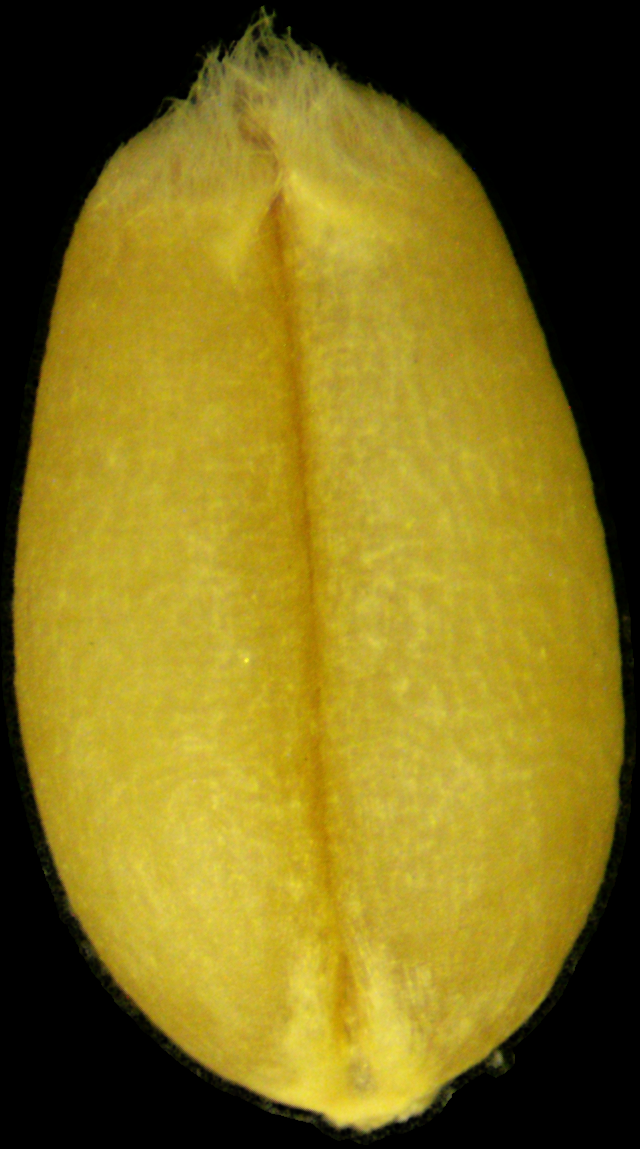
#> input picture datasets/examples/CX186/CX186_0004.png, 640 x 1149 px
$ python resize_process.py --dir ../../../datasets/examples/CX186
#> lines starting #> are read from the running program, lines starting #| are printed output that depends on the picture; after the words box and inside, x2 and y2 are one past the last pixel; in counts of white or black regions, pixels touching at a corner belong together
import cv2
import numpy as np
from pathlib import Path
import time
import os
from concurrent.futures import ProcessPoolExecutor, as_completed
from skimage import filters, morphology, measure, segmentation, feature
from scipy import ndimage as ndi
from tqdm.auto import tqdm


def imread_unicode(path: Path) -> np.ndarray | None:
	"""通过 np.fromfile + cv2.imdecode 解决 Windows 非 ASCII 路径读取问题"""
	try:
		data = np.fromfile(str(path), dtype=np.uint8)
		if data.size == 0:
			return None
		return cv2.imdecode(data, cv2.IMREAD_COLOR)
#> returned value is the input picture: shape (1149, 640, 3); mean B, G, R 25.6, 109.6, 126.9
	except Exception:
		return None


def imwrite_unicode(path: Path, image: np.ndarray) -> bool:
	"""通过 cv2.imencode + tofile 写入非 ASCII 路径"""
	ext = path.suffix if path.suffix else ".png"
	ok, buf = cv2.imencode(ext, image)
	if not ok:
		return False
	try:
		buf.tofile(str(path))
		return True
	except Exception:
		return False


def crop_to_foreground(bgr_img: np.ndarray, black_threshold: int = 15, padding: int = 5) -> np.ndarray:
	"""
	裁剪到前景区域，去除黑色背景，保留小麦主体。
	通过亮度阈值找到非黑像素的包围盒并裁剪。
	"""
	gray = cv2.cvtColor(bgr_img, cv2.COLOR_BGR2GRAY)
	mask = (gray > black_threshold).astype(np.uint8)
	ys, xs = np.where(mask > 0)
	if ys.size == 0 or xs.size == 0:
		return bgr_img
	y1, y2 = int(ys.min()), int(ys.max())
	x1, x2 = int(xs.min()), int(xs.max())
	h, w = bgr_img.shape[:2]
	x1 = max(0, x1 - padding)
	y1 = max(0, y1 - padding)
	x2 = min(w, x2 + 1 + padding)
	y2 = min(h, y2 + 1 + padding)
	return bgr_img[y1:y2, x1:x2].copy()


def remove_background_with_steps(bgr_img: np.ndarray, bg_color: tuple = (0, 0, 0), save_steps: bool = False) -> tuple:
	"""
	小麦背景去除流程（Alpha Matting 版）
	三区域 Trimap + 亮度Alpha，完整保留芒/刷毛等细小特征

	返回: (final_result, steps_dict)
	"""
#> called with bg_color = (0, 0, 0), save_steps = False
	h, w = bgr_img.shape[:2]
#> h = 1149; w = 640
	steps = {}

	# ========== 步骤1: 原始图像 ==========
	steps['01_original'] = bgr_img.copy()

	# ========== 步骤2: 多通道特征图 ==========
	hsv = cv2.cvtColor(bgr_img, cv2.COLOR_BGR2HSV)
#> hsv: shape (1149, 640, 3); mean H, S, V 18.8, 150.8, 127
	_, S, V = cv2.split(hsv)
	gray = cv2.cvtColor(bgr_img, cv2.COLOR_BGR2GRAY)

	v_norm = V.astype(np.float32) / 255.0
	gray_norm = gray.astype(np.float32) / 255.0
	s_norm = S.astype(np.float32) / 255.0

	feature_map = 0.5 * v_norm + 0.3 * gray_norm + 0.2 * s_norm
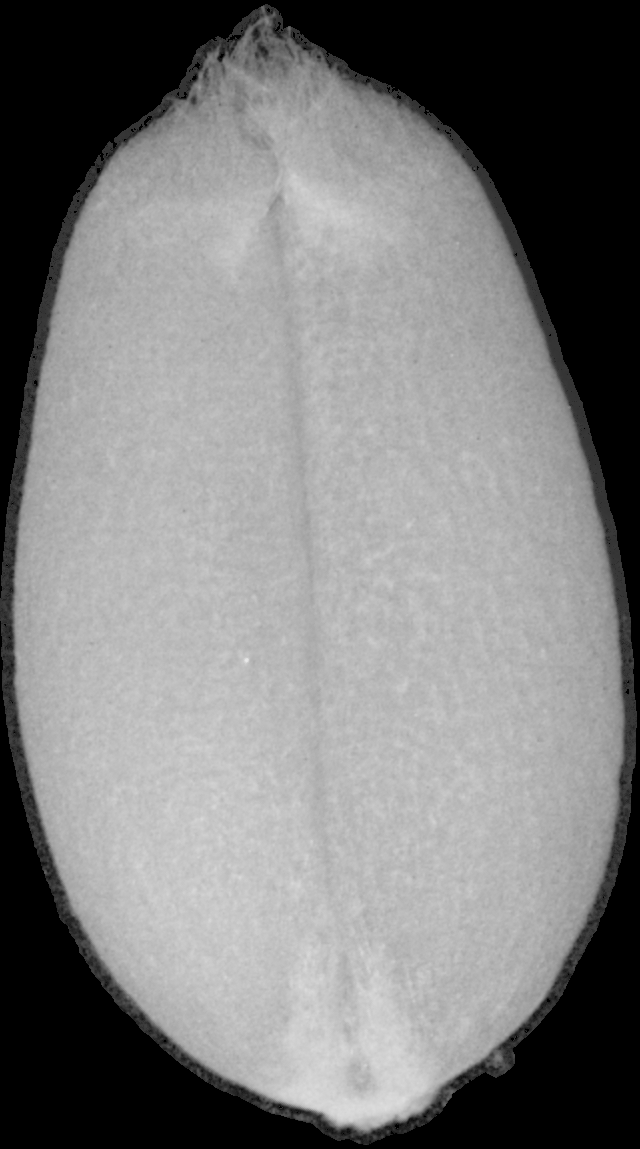
#> feature_map: shape (1149, 640) float32; min 0, max 0.918, mean 0.491

	try:
		otsu_thresh = filters.threshold_otsu(feature_map)
#> otsu_thresh = 0.364
	except Exception:
		otsu_thresh = 0.3

	high_thresh = otsu_thresh * 0.8
#> high_thresh = 0.291
	low_thresh = otsu_thresh * 0.2
#> low_thresh = 0.0728

	binary_mask = (feature_map > high_thresh).astype(np.uint8) * 255
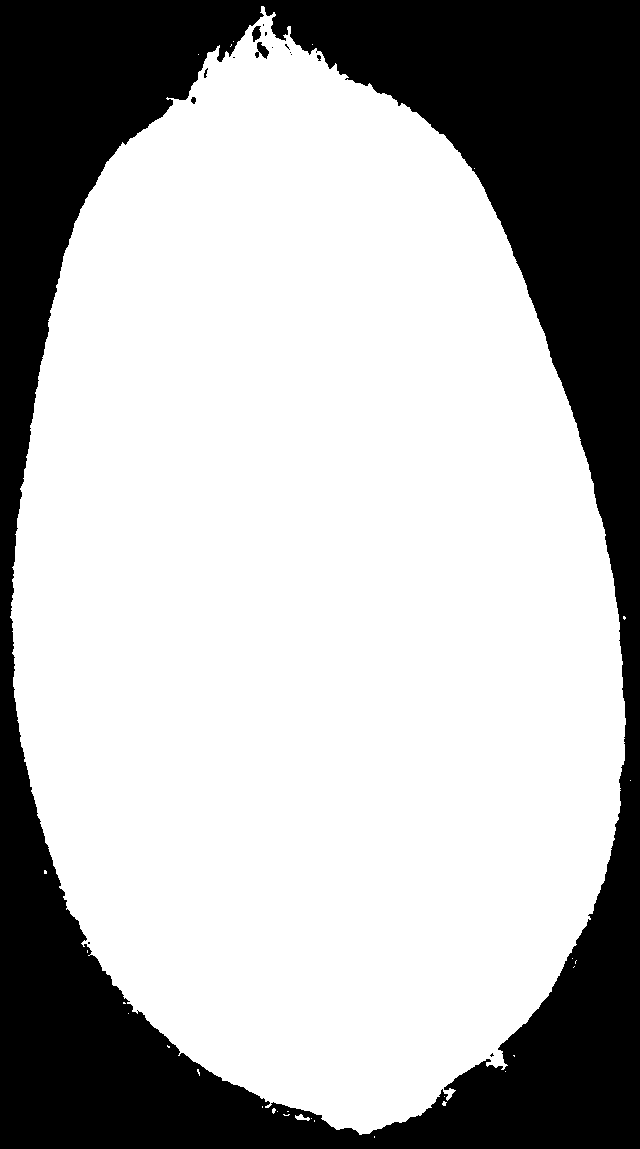
#> binary_mask: shape (1149, 640); 69.4% white; 15 black regions (10 under 20 px), largest, box (x1, y1, x2, y2) and area: (0, 0, 640, 1149) 224840, (255, 42, 269, 59) 130, (252, 26, 261, 42) 99, (191, 97, 196, 104) 27, (204, 68, 208, 78) 21
	steps['02_binary_mask'] = binary_mask

	# ========== 步骤3: 极轻量形态学（仅填孔，不磨边）==========
	min_area = int(h * w * 0.0003)
#> min_area = 220
	cleaned = morphology.remove_small_objects(binary_mask > 0, min_size=min_area)
	cleaned_u8 = cleaned.astype(np.uint8) * 255

	kernel = cv2.getStructuringElement(cv2.MORPH_ELLIPSE, (3, 3))
	closed = cv2.morphologyEx(cleaned_u8, cv2.MORPH_CLOSE, kernel, iterations=1)
#> closed: shape (1149, 640); 69.4% white; 9 black regions (5 under 20 px), largest, box (x1, y1, x2, y2) and area: (0, 0, 640, 1149) 224926, (257, 42, 269, 58) 107, (252, 26, 261, 41) 94, (191, 97, 196, 104) 25
	filled = ndi.binary_fill_holes(closed > 0).astype(np.uint8) * 255
#> filled: shape (1149, 640); 69.4% white; 1 black region

	contours, _ = cv2.findContours(filled, cv2.RETR_EXTERNAL, cv2.CHAIN_APPROX_NONE)
#> contours = 1 contour; box (x1, y1, x2, y2) and area: (10, 6, 626, 1135) 509023
	if contours:
		largest = max(contours, key=cv2.contourArea)
#> largest = contour of 2820 points, box (x1, y1, x2, y2) (10, 6, 626, 1135), area 509023
		coarse_mask = np.zeros((h, w), dtype=np.uint8)
		cv2.drawContours(coarse_mask, [largest], -1, 255, -1)
	else:
		coarse_mask = filled

	steps['03_coarse_mask'] = coarse_mask

	# ========== 步骤4: 扩展搜索区 + 低阈值捕获细小特征 ==========
	kern_d = cv2.getStructuringElement(cv2.MORPH_ELLIPSE, (7, 7))
	search_region = cv2.dilate(coarse_mask, kern_d, iterations=4)
#> search_region: shape (1149, 640); 74.3% white; 5 black regions (3 under 20 px), largest, box (x1, y1, x2, y2) and area: (0, 0, 640, 1149) 147447, (0, 0, 251, 563) 41517

	fine_mask = ((feature_map > low_thresh) & (search_region > 0)).astype(np.uint8) * 255
#> fine_mask: shape (1149, 640); 73.5% white; 95 black regions (90 under 20 px), largest, box (x1, y1, x2, y2) and area: (0, 0, 640, 1149) 194253, (227, 35, 241, 42) 41, (144, 116, 152, 126) 35, (192, 62, 200, 70) 24, (275, 22, 281, 31) 22
	combined = np.maximum(coarse_mask, fine_mask)

	min_fine = max(int(h * w * 0.00005), 10)
#> min_fine = 36
	combined_clean = morphology.remove_small_objects(combined > 0, min_size=min_fine)
#> combined_clean: shape (1149, 640) bool; 73.5% white; 95 black regions (90 under 20 px), largest, box (x1, y1, x2, y2) and area: (0, 0, 640, 1149) 194261, (227, 35, 241, 42) 41, (144, 116, 152, 126) 36, (192, 62, 200, 70) 24, (275, 22, 281, 31) 22
	combined = ndi.binary_fill_holes(combined_clean).astype(np.uint8) * 255
#> combined: shape (1149, 640); 73.6% white; 1 black region, box (x1, y1, x2, y2) and area: (0, 0, 640, 1149) 194253

	steps['04_fine_mask'] = combined

	# ========== 步骤5: Trimap Alpha 遮罩 ==========
	kern_e = cv2.getStructuringElement(cv2.MORPH_ELLIPSE, (5, 5))
	sure_fg = cv2.erode(coarse_mask, kern_e, iterations=2)
#> sure_fg: shape (1149, 640); 67.7% white; 1 black region, box (x1, y1, x2, y2) and area: (0, 0, 640, 1149) 237437
	if np.count_nonzero(sure_fg) < np.count_nonzero(coarse_mask) * 0.15:
		sure_fg = cv2.erode(coarse_mask, cv2.getStructuringElement(cv2.MORPH_ELLIPSE, (3, 3)), iterations=1)

	edge_zone = (combined > 0) & (sure_fg == 0)
#> edge_zone: shape (1149, 640) bool; 5.9% white; 1 white region, box (x1, y1, x2, y2) and area: (0, 4, 637, 1145) 43184

	alpha = np.zeros((h, w), dtype=np.float32)
	alpha[sure_fg > 0] = 1.0

	if np.any(edge_zone):
		alpha_vals = (feature_map - low_thresh) / max(high_thresh - low_thresh, 0.01)
		alpha_vals = np.clip(alpha_vals, 0.0, 1.0)
		alpha[edge_zone] = alpha_vals[edge_zone]

	# 仅在 combined mask 内部做平滑，防止 alpha 扩散到纯背景
	mask_region = combined > 0
	alpha_blurred = cv2.GaussianBlur(alpha, (3, 3), 0.5)
	alpha = np.where(mask_region, alpha_blurred, 0.0).astype(np.float32)

	# 硬截断：极低 alpha 归零，消除黄膜
	alpha[alpha < 0.1] = 0.0
#> alpha: shape (1149, 640) float32; min 0, max 1, mean 0.719
	alpha = np.clip(alpha, 0.0, 1.0)

	steps['05_alpha'] = (alpha * 255).astype(np.uint8)

	# ========== 步骤6: Alpha 合成 ==========
	fg_f = bgr_img.astype(np.float32)
	bg_f = np.full_like(fg_f, bg_color, dtype=np.float32)
	a3 = np.stack([alpha, alpha, alpha], axis=-1)

	final_result = (fg_f * a3 + bg_f * (1.0 - a3)).astype(np.uint8)

	steps['06_final'] = final_result.copy()

	return final_result, steps if save_steps else None


def process_one(args: tuple) -> tuple:
	"""工作进程函数：处理一张图片并写入结果/过程图。

	返回: (success: bool, img_name: str, img_time: float)
	"""
	img_path, output_dir, steps_dir, background_color, save_steps, crop_params = args
	start_t = time.time()

	img = imread_unicode(img_path)
	if img is None:
		return False, img_path.name, 0.0

	result, steps = remove_background_with_steps(
		img,
		bg_color=background_color,
		save_steps=save_steps,
	)
	# 裁剪到小麦主体，去除黑色背景，便于模型训练
	threshold, padding = crop_params
	result = crop_to_foreground(result, black_threshold=threshold, padding=padding)
#> in crop_to_foreground, `mask = (gray > black_threshold).astype(np.uint8)`: mask: shape (1149, 640); values 0 (black) and 1 (white), 69.9% white; 8 black regions (5 under 20 px), largest, box (x1, y1, x2, y2) and area: (0, 0, 640, 1149) 220960, (272, 1103, 288, 1113) 83, (253, 29, 258, 36) 20
#> in crop_to_foreground, `y1, y2 = int(ys.min()), int(ys.max())`: y1 = 6; y2 = 1142
#> in crop_to_foreground, `x1, x2 = int(xs.min()), int(xs.max())`: x1 = 9; x2 = 633
#> in crop_to_foreground, `x1 = max(0, x1 - padding)`: x1 = 4
#> in crop_to_foreground, `y1 = max(0, y1 - padding)`: y1 = 1
#> in crop_to_foreground, `x2 = min(w, x2 + 1 + padding)`: x2 = 639
#> in crop_to_foreground, `y2 = min(h, y2 + 1 + padding)`: y2 = 1148
	img_time = time.time() - start_t

	out_path = output_dir / f"{img_path.stem}.png"
	if not imwrite_unicode(out_path, result):
		return False, img_path.name, img_time

	if save_steps and steps_dir and steps:
		img_steps_dir = steps_dir / img_path.stem
		img_steps_dir.mkdir(exist_ok=True)
		for step_name, step_img in steps.items():
			step_path = img_steps_dir / f"{step_name}.png"
			imwrite_unicode(step_path, step_img)

	return True, img_path.name, img_time


def select_folder():
	"""弹出文件夹选择对话框，返回路径字符串；取消则返回空串"""
	try:
		import tkinter as tk
		from tkinter import filedialog
		root = tk.Tk(); root.withdraw()
		folder = filedialog.askdirectory(title="选择待去背景的图片文件夹")
		root.destroy()
		return folder
	except Exception:
		return ""


def main():
	# ========== 参数解析 ==========
	import argparse, sys

	parser = argparse.ArgumentParser(description="批量去除小麦图片背景并裁剪到主体，便于模型训练")
	parser.add_argument('-d', '--dir', metavar='DIR', help='待处理图片文件夹；若省略则弹出对话框')
	parser.add_argument('--bg', metavar='B,G,R', help='背景颜色，如 0,0,0 代表黑色', default='0,0,0')
	parser.add_argument('--save-steps', action='store_true', help='保存过程图（默认否）')
	parser.add_argument('--workers', type=int, default=os.cpu_count() or 1, help='并行进程数，默认等于 CPU 核心数')
	parser.add_argument('--crop-threshold', type=int, default=15, help='裁剪时黑色判定阈值(0-255)，低于此值视为背景')
	parser.add_argument('--crop-padding', type=int, default=5, help='裁剪后边缘留白像素数')

	args = parser.parse_args()

	input_dir = Path(args.dir or select_folder())
	if not input_dir:
		print('未指定文件夹，已退出'); sys.exit(0)

	bgr_vals = tuple(int(x) for x in args.bg.split(',')) if args.bg else (0,0,0)
	SAVE_PROCESS_STEPS = args.save_steps

	# 输出文件夹（去背景 + 裁剪）
	output_dir = Path(str(input_dir) + '_裁剪')
	steps_dir = output_dir.parent / (input_dir.name + '_过程图') if SAVE_PROCESS_STEPS else None

	# 背景颜色设置 (B, G, R)
	BACKGROUND_COLOR = bgr_vals
	CROP_PARAMS = (args.crop_threshold, args.crop_padding)

	output_dir.mkdir(parents=True, exist_ok=True)
	if SAVE_PROCESS_STEPS and steps_dir:
		steps_dir.mkdir(parents=True, exist_ok=True)

	# 兼容大小写后缀（含 jpg/jpeg/png）
	image_paths = sorted(
		list(input_dir.glob("*.jpg")) +
		list(input_dir.glob("*.JPG")) +
		list(input_dir.glob("*.jpeg")) +
		list(input_dir.glob("*.JPEG")) +
		list(input_dir.glob("*.png")) +
		list(input_dir.glob("*.PNG"))
	)
	if not image_paths:
		print(f"未找到待处理图片：{input_dir}\\*.jpg|*.png")
		return

	total = len(image_paths)
	bg_name = "黑色" if BACKGROUND_COLOR == (0,0,0) else ("白色" if BACKGROUND_COLOR == (255,255,255) else f"RGB{BACKGROUND_COLOR}")
	print(f"找到 {total} 张图片，开始处理...")
	print(f"背景颜色: {bg_name}")
	print(f"裁剪: 阈值={args.crop_threshold}, 留白={args.crop_padding}px")
	print(f"保存过程图: {'是' if SAVE_PROCESS_STEPS else '否'}")
	print("=" * 60)

	count = 0
	start_time = time.time()
	workers = max(1, args.workers or 1)

	# 为每一张图片准备参数
	tasks = [
		(
			img_path,
			output_dir,
			steps_dir,
			BACKGROUND_COLOR,
			SAVE_PROCESS_STEPS,
			CROP_PARAMS,
		)
		for img_path in image_paths
	]

	with ProcessPoolExecutor(max_workers=workers) as executor, tqdm(total=total, desc="去背景处理中", unit="图") as pbar:
		futures = {executor.submit(process_one, task): idx for idx, task in enumerate(tasks, 1)}
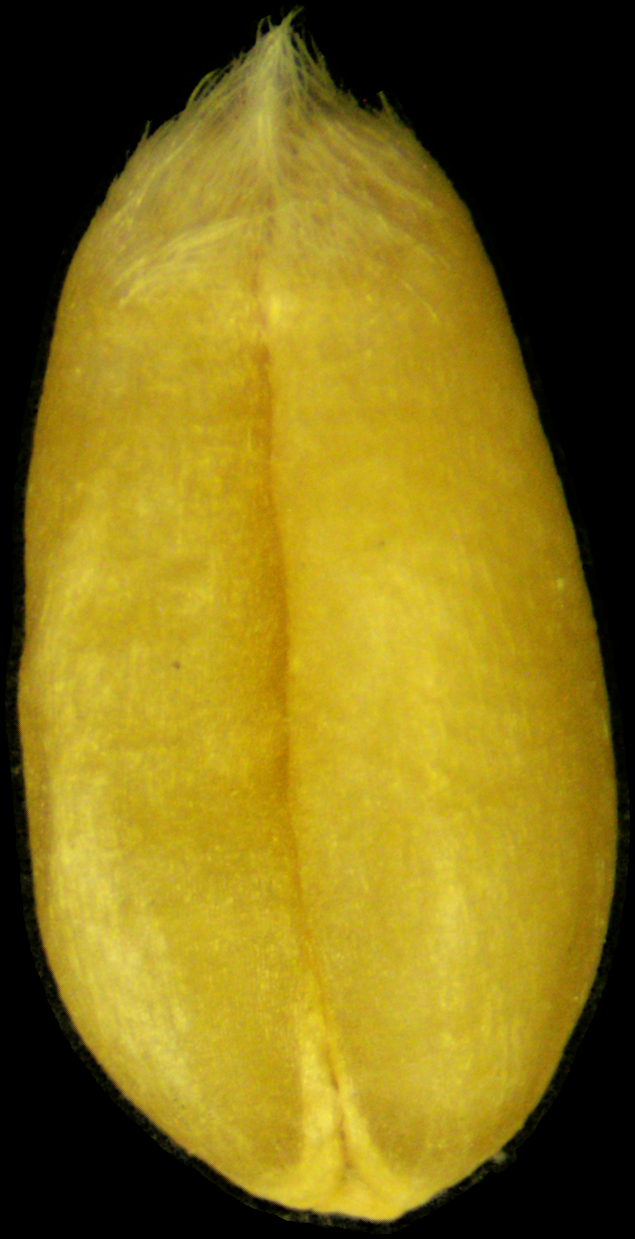
#> input picture datasets/examples/CX186/CX186_0006.png, 635 x 1239 px
#> in imread_unicode, returned value is the input picture: shape (1239, 635, 3); mean B, G, R 22.6, 110.4, 129.7
#> call 2 of remove_background_with_steps, with bg_color = (0, 0, 0), save_steps = False
#> in remove_background_with_steps (call 2), `hsv = cv2.cvtColor(bgr_img, cv2.COLOR_BGR2HSV)`: hsv: shape (1239, 635, 3); mean H, S, V 18.5, 154.9, 129.8
#> in remove_background_with_steps (call 2), `feature_map = 0.5 * v_norm + 0.3 * gray_norm + 0.2 * s_norm`:
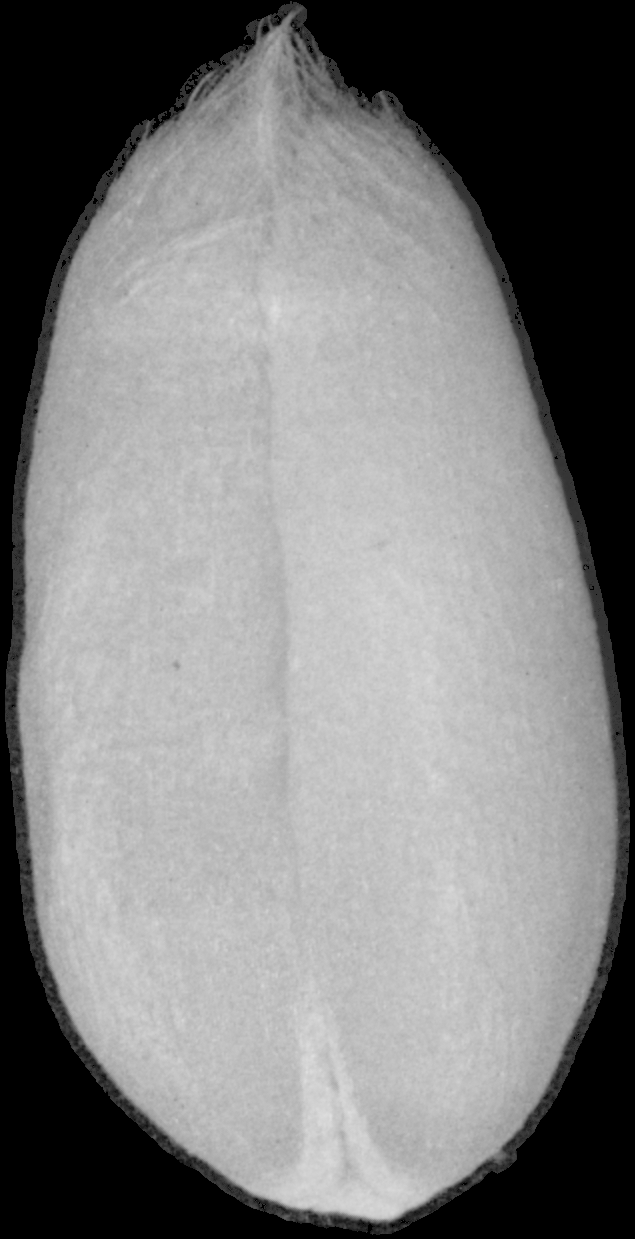
#> feature_map: shape (1239, 635) float32; min 0, max 0.876, mean 0.501
#> in remove_background_with_steps (call 2), `otsu_thresh = filters.threshold_otsu(feature_map)`: otsu_thresh = 0.375
#> in remove_background_with_steps (call 2), `high_thresh = otsu_thresh * 0.8`: high_thresh = 0.3
#> in remove_background_with_steps (call 2), `low_thresh = otsu_thresh * 0.2`: low_thresh = 0.0749
#> in remove_background_with_steps (call 2), `binary_mask = (feature_map > high_thresh).astype(np.uint8) * 255`: binary_mask: shape (1239, 635); 69.1% white; 12 black regions (8 under 20 px), largest, box (x1, y1, x2, y2) and area: (0, 0, 635, 1239) 243265, (194, 81, 209, 101) 81, (295, 58, 301, 66) 24, (240, 56, 246, 64) 21
#> in remove_background_with_steps (call 2), `closed = cv2.morphologyEx(cleaned_u8, cv2.MORPH_CLOSE, kernel, iterati..`: closed: shape (1239, 635); 69.1% white; 10 black regions (5 under 20 px), largest, box (x1, y1, x2, y2) and area: (0, 0, 635, 1239) 243252, (194, 81, 209, 101) 79, (290, 33, 300, 52) 77, (295, 58, 300, 65) 21, (240, 56, 246, 64) 20
#> in remove_background_with_steps (call 2), `filled = ndi.binary_fill_holes(closed > 0).astype(np.uint8) * 255`: filled: shape (1239, 635); 69.1% white; 1 black region
#> in remove_background_with_steps (call 2), `contours, _ = cv2.findContours(filled, cv2.RETR_EXTERNAL, cv2.CHAIN_AP..`: contours = 1 contour; box (x1, y1, x2, y2) and area: (15, 7, 620, 1225) 542012
#> in remove_background_with_steps (call 2), `largest = max(contours, key=cv2.contourArea)`: largest = contour of 3000 points, box (x1, y1, x2, y2) (15, 7, 620, 1225), area 542012
#> in remove_background_with_steps (call 2), `search_region = cv2.dilate(coarse_mask, kern_d, iterations=4)`:
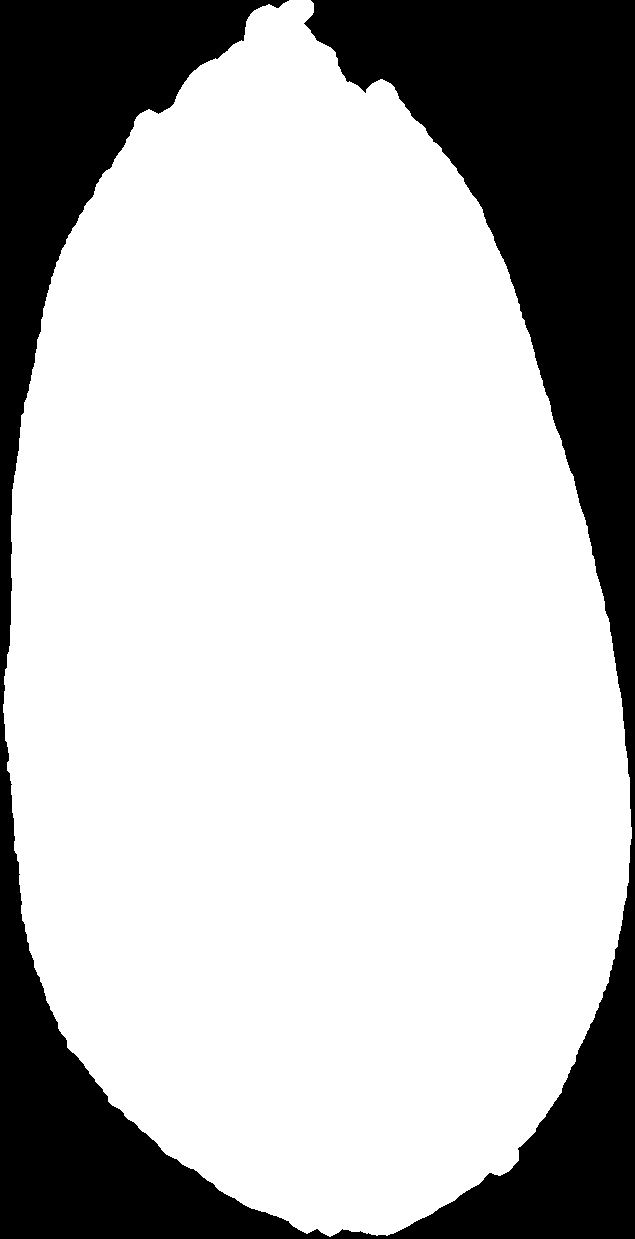
#> search_region: shape (1239, 635); 73.9% white; 1 black region, box (x1, y1, x2, y2) and area: (0, 0, 635, 1239) 205007
		for future in as_completed(futures):
			idx = futures[future]
			try:
				success, name, img_time = future.result()
			except Exception as e:
				pbar.write(f"[{idx}/{total}] X 失败: 任务异常 {e}")
				pbar.update(1)
				continue

			if not success:
				pbar.write(f"[{idx}/{total}] X 跳过: {name} (读取或写入失败)")
				pbar.update(1)
				continue

			count += 1
			elapsed = time.time() - start_time
			avg_time = elapsed / count
			remaining = (total - idx) * avg_time
			pbar.update(1)
			pbar.set_postfix_str(f"{name} {img_time:.2f}s, 已完成 {count}/{total}, 预计剩余 {remaining:.1f}s")

	total_time = time.time() - start_time
	print("=" * 60)
	print(f">> 批量去背景+裁剪完成: {count}/{total} 张")
	print(f"   输出目录: {output_dir}")
	if SAVE_PROCESS_STEPS:
		print(f"   过程图: {steps_dir}")
	print(f"   总耗时: {total_time:.1f}s (平均 {total_time/count:.2f}s/张)")


# # 默认裁剪

# # 调整裁剪参数
# python resize_process.py -d "你的图片文件夹" --crop-threshold 20 --crop-padding 10

if __name__ == "__main__":
	main()
